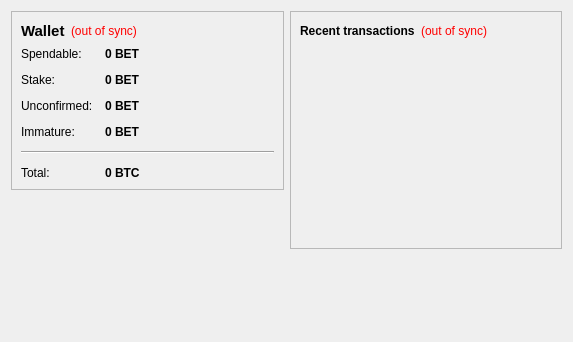
<?xml version="1.0" encoding="UTF-8"?>
<ui version="4.0">
 <class>OverviewPage</class>
 <widget class="QWidget" name="OverviewPage">
  <property name="geometry">
   <rect>
    <x>0</x>
    <y>0</y>
    <width>573</width>
    <height>342</height>
   </rect>
  </property>
  <property name="windowTitle">
   <string>Form</string>
  </property>
  <layout class="QHBoxLayout" name="horizontalLayout" stretch="1,1">
   <item>
    <layout class="QVBoxLayout" name="verticalLayout_2">
     <item>
      <widget class="QFrame" name="frame">
       <property name="frameShape">
        <enum>QFrame::StyledPanel</enum>
       </property>
       <property name="frameShadow">
        <enum>QFrame::Raised</enum>
       </property>
       <layout class="QVBoxLayout" name="verticalLayout_4">
        <item>
         <layout class="QHBoxLayout" name="horizontalLayout_4">
          <item>
           <widget class="QLabel" name="label_5">
            <property name="font">
             <font>
              <pointsize>11</pointsize>
              <weight>75</weight>
              <bold>true</bold>
             </font>
            </property>
            <property name="text">
             <string>Wallet</string>
            </property>
           </widget>
          </item>
          <item>
           <widget class="QLabel" name="labelWalletStatus">
            <property name="toolTip">
             <string>The displayed information may be out of date. Your wallet automatically synchronizes with the Betcoin network after a connection is established, but this process has not completed yet.</string>
            </property>
            <property name="styleSheet">
             <string notr="true">QLabel { color: red; }</string>
            </property>
            <property name="text">
             <string notr="true">(out of sync)</string>
            </property>
            <property name="alignment">
             <set>Qt::AlignLeading|Qt::AlignLeft|Qt::AlignVCenter</set>
            </property>
           </widget>
          </item>
          <item>
           <spacer name="horizontalSpacer_2">
            <property name="orientation">
             <enum>Qt::Horizontal</enum>
            </property>
            <property name="sizeHint" stdset="0">
             <size>
              <width>40</width>
              <height>20</height>
             </size>
            </property>
           </spacer>
          </item>
         </layout>
        </item>
        <item>
         <layout class="QFormLayout" name="formLayout_2">
          <property name="fieldGrowthPolicy">
           <enum>QFormLayout::AllNonFixedFieldsGrow</enum>
          </property>
          <property name="horizontalSpacing">
           <number>12</number>
          </property>
          <property name="verticalSpacing">
           <number>12</number>
          </property>
          <item row="0" column="0">
           <widget class="QLabel" name="label">
            <property name="text">
             <string>Spendable:</string>
            </property>
           </widget>
          </item>
          <item row="0" column="1">
           <widget class="QLabel" name="labelBalance">
            <property name="font">
             <font>
              <weight>75</weight>
              <bold>true</bold>
             </font>
            </property>
            <property name="cursor">
             <cursorShape>IBeamCursor</cursorShape>
            </property>
            <property name="toolTip">
             <string>Your current spendable balance</string>
            </property>
            <property name="text">
             <string notr="true">0 BET</string>
            </property>
            <property name="textInteractionFlags">
             <set>Qt::LinksAccessibleByMouse|Qt::TextSelectableByKeyboard|Qt::TextSelectableByMouse</set>
            </property>
           </widget>
          </item>
          <item row="1" column="0">
           <widget class="QLabel" name="label_6">
            <property name="text">
             <string>Stake:</string>
            </property>
           </widget>
          </item>
          <item row="1" column="1">
           <widget class="QLabel" name="labelStake">
            <property name="font">
             <font>
              <weight>75</weight>
              <bold>true</bold>
             </font>
            </property>
            <property name="cursor">
             <cursorShape>IBeamCursor</cursorShape>
            </property>
            <property name="toolTip">
             <string>Total of coins that was staked, and do not yet count toward the current balance</string>
            </property>
            <property name="text">
             <string notr="true">0 BET</string>
            </property>
            <property name="textInteractionFlags">
             <set>Qt::LinksAccessibleByMouse|Qt::TextSelectableByKeyboard|Qt::TextSelectableByMouse</set>
            </property>
           </widget>
          </item>
          <item row="2" column="0">
           <widget class="QLabel" name="label_3">
            <property name="text">
             <string>Unconfirmed:</string>
            </property>
           </widget>
          </item>
          <item row="2" column="1">
           <widget class="QLabel" name="labelUnconfirmed">
            <property name="font">
             <font>
              <weight>75</weight>
              <bold>true</bold>
             </font>
            </property>
            <property name="cursor">
             <cursorShape>IBeamCursor</cursorShape>
            </property>
            <property name="toolTip">
             <string>Total of transactions that have yet to be confirmed, and do not yet count toward the current balance</string>
            </property>
            <property name="text">
             <string notr="true">0 BET</string>
            </property>
            <property name="textInteractionFlags">
             <set>Qt::LinksAccessibleByMouse|Qt::TextSelectableByKeyboard|Qt::TextSelectableByMouse</set>
            </property>
           </widget>
          </item>
          <item row="3" column="0">
           <widget class="QLabel" name="labelImmatureText">
            <property name="text">
             <string>Immature:</string>
            </property>
           </widget>
          </item>
          <item row="3" column="1">
           <widget class="QLabel" name="labelImmature">
            <property name="font">
             <font>
              <weight>75</weight>
              <bold>true</bold>
             </font>
            </property>
            <property name="toolTip">
             <string>Mined balance that has not yet matured</string>
            </property>
            <property name="text">
             <string notr="true">0 BET</string>
            </property>
            <property name="textInteractionFlags">
             <set>Qt::LinksAccessibleByMouse|Qt::TextSelectableByKeyboard|Qt::TextSelectableByMouse</set>
            </property>
           </widget>
          </item>
          <item row="4" column="0" colspan="2">
           <widget class="Line" name="line">
            <property name="orientation">
             <enum>Qt::Horizontal</enum>
            </property>
           </widget>
          </item>
          <item row="5" column="0">
           <widget class="QLabel" name="labelTotalText">
            <property name="text">
             <string>Total:</string>
            </property>
           </widget>
          </item>
          <item row="5" column="1">
           <widget class="QLabel" name="labelTotal">
            <property name="font">
             <font>
              <weight>75</weight>
              <bold>true</bold>
             </font>
            </property>
            <property name="cursor">
             <cursorShape>IBeamCursor</cursorShape>
            </property>
            <property name="toolTip">
             <string>Your current total balance</string>
            </property>
            <property name="text">
             <string notr="true">0 BTC</string>
            </property>
            <property name="textInteractionFlags">
             <set>Qt::LinksAccessibleByMouse|Qt::TextSelectableByKeyboard|Qt::TextSelectableByMouse</set>
            </property>
           </widget>
          </item>
         </layout>
        </item>
       </layout>
      </widget>
     </item>
     <item>
      <spacer name="verticalSpacer">
       <property name="orientation">
        <enum>Qt::Vertical</enum>
       </property>
       <property name="sizeHint" stdset="0">
        <size>
         <width>20</width>
         <height>40</height>
        </size>
       </property>
      </spacer>
     </item>
    </layout>
   </item>
   <item>
    <layout class="QVBoxLayout" name="verticalLayout_3">
     <item>
      <widget class="QFrame" name="frame_2">
       <property name="frameShape">
        <enum>QFrame::StyledPanel</enum>
       </property>
       <property name="frameShadow">
        <enum>QFrame::Raised</enum>
       </property>
       <layout class="QVBoxLayout" name="verticalLayout">
        <item>
         <layout class="QHBoxLayout" name="horizontalLayout_2">
          <item>
           <widget class="QLabel" name="label_4">
            <property name="text">
             <string>&lt;b&gt;Recent transactions&lt;/b&gt;</string>
            </property>
           </widget>
          </item>
          <item>
           <widget class="QLabel" name="labelTransactionsStatus">
            <property name="toolTip">
             <string>The displayed information may be out of date. Your wallet automatically synchronizes with the Betcoin network after a connection is established, but this process has not completed yet.</string>
            </property>
            <property name="styleSheet">
             <string notr="true">QLabel { color: red; }</string>
            </property>
            <property name="text">
             <string notr="true">(out of sync)</string>
            </property>
            <property name="alignment">
             <set>Qt::AlignRight|Qt::AlignTrailing|Qt::AlignVCenter</set>
            </property>
           </widget>
          </item>
          <item>
           <spacer name="horizontalSpacer">
            <property name="orientation">
             <enum>Qt::Horizontal</enum>
            </property>
            <property name="sizeHint" stdset="0">
             <size>
              <width>40</width>
              <height>20</height>
             </size>
            </property>
           </spacer>
          </item>
         </layout>
        </item>
        <item>
         <widget class="QListView" name="listTransactions">
          <property name="styleSheet">
           <string notr="true">QListView { background: transparent; }</string>
          </property>
          <property name="frameShape">
           <enum>QFrame::NoFrame</enum>
          </property>
          <property name="verticalScrollBarPolicy">
           <enum>Qt::ScrollBarAlwaysOff</enum>
          </property>
          <property name="horizontalScrollBarPolicy">
           <enum>Qt::ScrollBarAlwaysOff</enum>
          </property>
          <property name="selectionMode">
           <enum>QAbstractItemView::NoSelection</enum>
          </property>
         </widget>
        </item>
       </layout>
      </widget>
     </item>
     <item>
      <spacer name="verticalSpacer_2">
       <property name="orientation">
        <enum>Qt::Vertical</enum>
       </property>
       <property name="sizeHint" stdset="0">
        <size>
         <width>20</width>
         <height>40</height>
        </size>
       </property>
      </spacer>
     </item>
    </layout>
   </item>
  </layout>
 </widget>
 <resources/>
 <connections/>
</ui>
